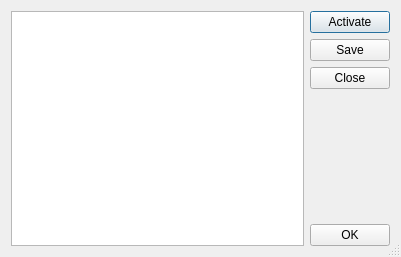
<?xml version="1.0" encoding="UTF-8"?>
<ui version="4.0">
 <class>WindowsDialog</class>
 <widget class="QDialog" name="WindowsDialog">
  <property name="windowModality">
   <enum>Qt::ApplicationModal</enum>
  </property>
  <property name="geometry">
   <rect>
    <x>0</x>
    <y>0</y>
    <width>401</width>
    <height>257</height>
   </rect>
  </property>
  <property name="windowTitle">
   <string>Windows</string>
  </property>
  <property name="windowIcon">
   <iconset resource="../resource/breezEd.qrc">
    <normaloff>:/breezEd/icons/window/windows</normaloff>:/breezEd/icons/window/windows</iconset>
  </property>
  <property name="sizeGripEnabled">
   <bool>true</bool>
  </property>
  <property name="modal">
   <bool>true</bool>
  </property>
  <layout class="QHBoxLayout" name="horizontalLayout">
   <item>
    <widget class="QListWidget" name="windowList">
     <property name="selectionMode">
      <enum>QAbstractItemView::ExtendedSelection</enum>
     </property>
     <property name="selectionRectVisible">
      <bool>true</bool>
     </property>
    </widget>
   </item>
   <item>
    <layout class="QVBoxLayout">
     <property name="spacing">
      <number>6</number>
     </property>
     <property name="margin">
      <number>0</number>
     </property>
     <item>
      <widget class="QPushButton" name="activateButton">
       <property name="text">
        <string>Activate</string>
       </property>
       <property name="default">
        <bool>true</bool>
       </property>
      </widget>
     </item>
     <item>
      <widget class="QPushButton" name="saveButton">
       <property name="text">
        <string>Save</string>
       </property>
      </widget>
     </item>
     <item>
      <widget class="QPushButton" name="closeButton">
       <property name="text">
        <string>Close</string>
       </property>
      </widget>
     </item>
     <item>
      <spacer>
       <property name="orientation">
        <enum>Qt::Vertical</enum>
       </property>
       <property name="sizeHint" stdset="0">
        <size>
         <width>20</width>
         <height>40</height>
        </size>
       </property>
      </spacer>
     </item>
     <item>
      <widget class="QPushButton" name="okButton">
       <property name="text">
        <string>OK</string>
       </property>
      </widget>
     </item>
    </layout>
   </item>
  </layout>
 </widget>
 <resources>
  <include location="../resource/breezEd.qrc"/>
 </resources>
 <connections>
  <connection>
   <sender>okButton</sender>
   <signal>clicked()</signal>
   <receiver>WindowsDialog</receiver>
   <slot>accept()</slot>
   <hints>
    <hint type="sourcelabel">
     <x>351</x>
     <y>38</y>
    </hint>
    <hint type="destinationlabel">
     <x>233</x>
     <y>29</y>
    </hint>
   </hints>
  </connection>
  <connection>
   <sender>activateButton</sender>
   <signal>clicked()</signal>
   <receiver>WindowsDialog</receiver>
   <slot>activateSelected()</slot>
   <hints>
    <hint type="sourcelabel">
     <x>353</x>
     <y>21</y>
    </hint>
    <hint type="destinationlabel">
     <x>200</x>
     <y>128</y>
    </hint>
   </hints>
  </connection>
  <connection>
   <sender>saveButton</sender>
   <signal>clicked()</signal>
   <receiver>WindowsDialog</receiver>
   <slot>saveSelected()</slot>
   <hints>
    <hint type="sourcelabel">
     <x>353</x>
     <y>50</y>
    </hint>
    <hint type="destinationlabel">
     <x>200</x>
     <y>128</y>
    </hint>
   </hints>
  </connection>
  <connection>
   <sender>closeButton</sender>
   <signal>clicked()</signal>
   <receiver>WindowsDialog</receiver>
   <slot>closeSelected()</slot>
   <hints>
    <hint type="sourcelabel">
     <x>353</x>
     <y>79</y>
    </hint>
    <hint type="destinationlabel">
     <x>200</x>
     <y>128</y>
    </hint>
   </hints>
  </connection>
  <connection>
   <sender>windowList</sender>
   <signal>itemSelectionChanged()</signal>
   <receiver>WindowsDialog</receiver>
   <slot>selectionChanged()</slot>
   <hints>
    <hint type="sourcelabel">
     <x>158</x>
     <y>128</y>
    </hint>
    <hint type="destinationlabel">
     <x>200</x>
     <y>128</y>
    </hint>
   </hints>
  </connection>
 </connections>
 <slots>
  <slot>activateSelected()</slot>
  <slot>saveSelected()</slot>
  <slot>closeSelected()</slot>
  <slot>selectionChanged()</slot>
 </slots>
</ui>
